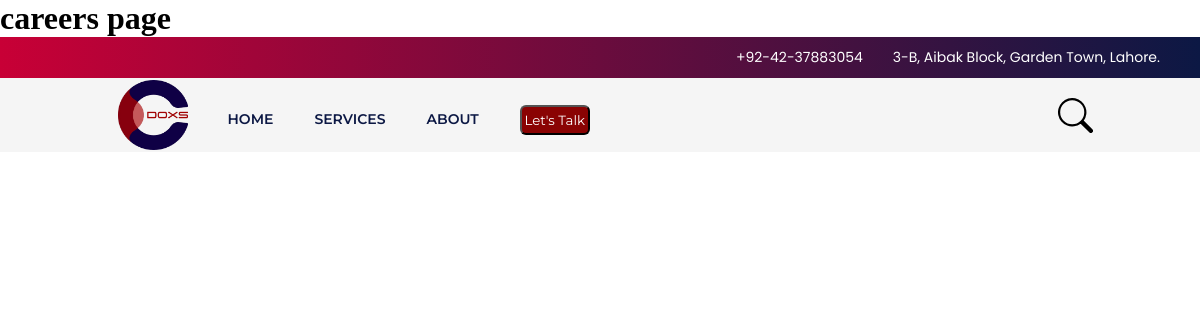
/Careers/, run on the app's committed database.
### base/models.py (models this page shows)
class Contact(models.Model):
    email = models.EmailField(max_length=100, null = True, blank = False)
    address = models.CharField(max_length=100, null = True, blank = False)
    phone = models.CharField(max_length=100, null = True, blank = False)
    updated = models.DateTimeField(auto_now=True)
    created = models.DateTimeField(auto_now_add=True)

### base/views.py (the view)
# urls.py: path('Careers/',views.careers ,name= "Careers"),
def careers(request):
    return render(request, 'base/careers.html')

### base/context_processors.py (called while the page is built)
def contact_info(request):
    info = Contact.objects.first()
    return {'contact_info': info}

### base/templates/base/careers.html (shortened to what this page needs)
<!DOCTYPE html>
<html lang="en">
<head>
</head>
<body>
{% load static %}
<h1>careers page</h1>
{% include 'main.html'%}
</body>
</html>

### Templates/topbar.html (shortened to what this page needs)
{% load static%}
{% block content%}
 <div class="topbar-five">
        <div class="container-fluid">
            <div class="row">
             <div class="col-lg-5 topbar-five-right">
                 <ul class="topbar-address-list">
                     <li> <a href="tel:+998-8776345">{{contact_info.phone}}</a></li>
                     <li><a href="#">{{contact_info.address}}</a></li>
                 </ul>
             </div>
         </div>
        </div>
     </div>
{% endblock content%}

### data on the page
Contact: phone "+92-42-37883054", address "3-B, Aibak Block, Garden Town, Lahore."
